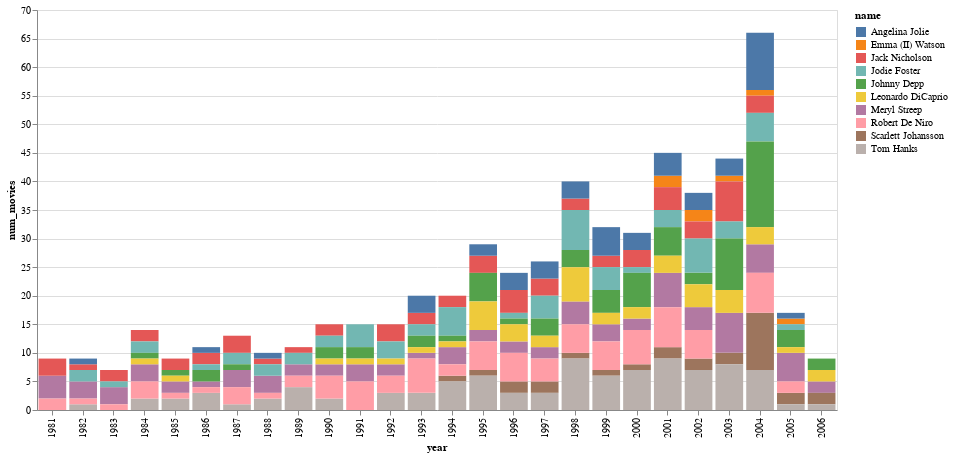

Notebook source saved alongside this figure:
### Code cell
import altair as alt
from vega_datasets import data

alt.Chart(actor_movie_count).mark_bar().encode(
    alt.X('year:N'),
    alt.Y('num_movies:Q'),
    alt.Color('name')
).properties(
    width=800,
    height=400
)

### Figure 1 — Vega-Lite specification as saved in the notebook (floating-point values rounded to 4 significant figures; data arrays with more than 128 entries replaced by an {"elided": "..."} marker saying what was removed)
{"config": {"view": {"continuousWidth": 400, "continuousHeight": 300}}, "data": {"name": "data-35c3bcd0a6aba113bb6164a72c29c677"}, "mark": "bar", "encoding": {"color": {"field": "name", "type": "nominal"}, "x": {"field": "year", "type": "nominal"}, "y": {"field": "num_movies", "type": "quantitative"}}, "height": 400, "width": 800, "$schema": "https://vega.github.io/schema/vega-lite/v4.17.0.json", "datasets": {"data-35c3bcd0a6aba113bb6164a72c29c677": {"elided": "190 records"}}}
